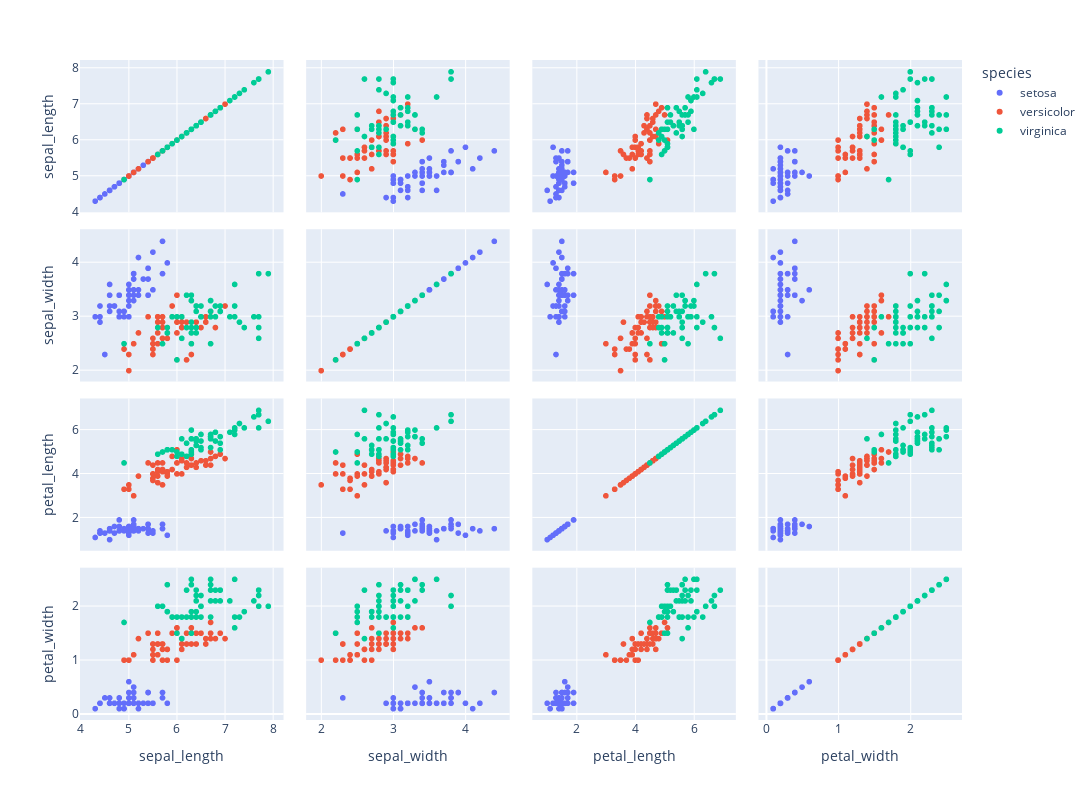

This figure's notebook cell:
### Code cell
fig = px.scatter_matrix(df,dimensions=["sepal_length", "sepal_width", "petal_length", "petal_width"],color="species")
fig.update_layout(
    width=1200,
    height=800
)
fig.show()

### Figure 1 — Plotly figure (JSON) as saved in the notebook; plotly's stock layout.template omitted (floating-point values rounded to 4 significant figures)
{"data": [{"dimensions": [{"axis": {"matches": true}, "label": "sepal_length", "values": [5.1, 4.9, 4.7, 4.6, 5, 5.4, 4.6, 5, 4.4, 4.9, 5.4, 4.8, 4.8, 4.3, 5.8, 5.7, 5.4, 5.1, 5.7, 5.1, 5.4, 5.1, 4.6, 5.1, 4.8, 5, 5, 5.2, 5.2, 4.7, 4.8, 5.4, 5.2, 5.5, 4.9, 5, 5.5, 4.9, 4.4, 5.1, 5, 4.5, 4.4, 5, 5.1, 4.8, 5.1, 4.6, 5.3, 5]}, {"axis": {"matches": true}, "label": "sepal_width", "values": [3.5, 3, 3.2, 3.1, 3.6, 3.9, 3.4, 3.4, 2.9, 3.1, 3.7, 3.4, 3, 3, 4, 4.4, 3.9, 3.5, 3.8, 3.8, 3.4, 3.7, 3.6, 3.3, 3.4, 3, 3.4, 3.5, 3.4, 3.2, 3.1, 3.4, 4.1, 4.2, 3.1, 3.2, 3.5, 3.1, 3, 3.4, 3.5, 2.3, 3.2, 3.5, 3.8, 3, 3.8, 3.2, 3.7, 3.3]}, {"axis": {"matches": true}, "label": "petal_length", "values": [1.4, 1.4, 1.3, 1.5, 1.4, 1.7, 1.4, 1.5, 1.4, 1.5, 1.5, 1.6, 1.4, 1.1, 1.2, 1.5, 1.3, 1.4, 1.7, 1.5, 1.7, 1.5, 1, 1.7, 1.9, 1.6, 1.6, 1.5, 1.4, 1.6, 1.6, 1.5, 1.5, 1.4, 1.5, 1.2, 1.3, 1.5, 1.3, 1.5, 1.3, 1.3, 1.3, 1.6, 1.9, 1.4, 1.6, 1.4, 1.5, 1.4]}, {"axis": {"matches": true}, "label": "petal_width", "values": [0.2, 0.2, 0.2, 0.2, 0.2, 0.4, 0.3, 0.2, 0.2, 0.1, 0.2, 0.2, 0.1, 0.1, 0.2, 0.4, 0.4, 0.3, 0.3, 0.3, 0.2, 0.4, 0.2, 0.5, 0.2, 0.2, 0.4, 0.2, 0.2, 0.2, 0.2, 0.4, 0.1, 0.2, 0.1, 0.2, 0.2, 0.1, 0.2, 0.2, 0.3, 0.3, 0.2, 0.6, 0.4, 0.3, 0.2, 0.2, 0.2, 0.2]}], "hovertemplate": "species=setosa<br>%{xaxis.title.text}=%{x}<br>%{yaxis.title.text}=%{y}<extra></extra>", "legendgroup": "setosa", "marker": {"color": "#636efa", "symbol": "circle"}, "name": "setosa", "showlegend": true, "type": "splom"}, {"dimensions": [{"axis": {"matches": true}, "label": "sepal_length", "values": [7, 6.4, 6.9, 5.5, 6.5, 5.7, 6.3, 4.9, 6.6, 5.2, 5, 5.9, 6, 6.1, 5.6, 6.7, 5.6, 5.8, 6.2, 5.6, 5.9, 6.1, 6.3, 6.1, 6.4, 6.6, 6.8, 6.7, 6, 5.7, 5.5, 5.5, 5.8, 6, 5.4, 6, 6.7, 6.3, 5.6, 5.5, 5.5, 6.1, 5.8, 5, 5.6, 5.7, 5.7, 6.2, 5.1, 5.7]}, {"axis": {"matches": true}, "label": "sepal_width", "values": [3.2, 3.2, 3.1, 2.3, 2.8, 2.8, 3.3, 2.4, 2.9, 2.7, 2, 3, 2.2, 2.9, 2.9, 3.1, 3, 2.7, 2.2, 2.5, 3.2, 2.8, 2.5, 2.8, 2.9, 3, 2.8, 3, 2.9, 2.6, 2.4, 2.4, 2.7, 2.7, 3, 3.4, 3.1, 2.3, 3, 2.5, 2.6, 3, 2.6, 2.3, 2.7, 3, 2.9, 2.9, 2.5, 2.8]}, {"axis": {"matches": true}, "label": "petal_length", "values": [4.7, 4.5, 4.9, 4, 4.6, 4.5, 4.7, 3.3, 4.6, 3.9, 3.5, 4.2, 4, 4.7, 3.6, 4.4, 4.5, 4.1, 4.5, 3.9, 4.8, 4, 4.9, 4.7, 4.3, 4.4, 4.8, 5, 4.5, 3.5, 3.8, 3.7, 3.9, 5.1, 4.5, 4.5, 4.7, 4.4, 4.1, 4, 4.4, 4.6, 4, 3.3, 4.2, 4.2, 4.2, 4.3, 3, 4.1]}, {"axis": {"matches": true}, "label": "petal_width", "values": [1.4, 1.5, 1.5, 1.3, 1.5, 1.3, 1.6, 1, 1.3, 1.4, 1, 1.5, 1, 1.4, 1.3, 1.4, 1.5, 1, 1.5, 1.1, 1.8, 1.3, 1.5, 1.2, 1.3, 1.4, 1.4, 1.7, 1.5, 1, 1.1, 1, 1.2, 1.6, 1.5, 1.6, 1.5, 1.3, 1.3, 1.3, 1.2, 1.4, 1.2, 1, 1.3, 1.2, 1.3, 1.3, 1.1, 1.3]}], "hovertemplate": "species=versicolor<br>%{xaxis.title.text}=%{x}<br>%{yaxis.title.text}=%{y}<extra></extra>", "legendgroup": "versicolor", "marker": {"color": "#EF553B", "symbol": "circle"}, "name": "versicolor", "showlegend": true, "type": "splom"}, {"dimensions": [{"axis": {"matches": true}, "label": "sepal_length", "values": [6.3, 5.8, 7.1, 6.3, 6.5, 7.6, 4.9, 7.3, 6.7, 7.2, 6.5, 6.4, 6.8, 5.7, 5.8, 6.4, 6.5, 7.7, 7.7, 6, 6.9, 5.6, 7.7, 6.3, 6.7, 7.2, 6.2, 6.1, 6.4, 7.2, 7.4, 7.9, 6.4, 6.3, 6.1, 7.7, 6.3, 6.4, 6, 6.9, 6.7, 6.9, 5.8, 6.8, 6.7, 6.7, 6.3, 6.5, 6.2, 5.9]}, {"axis": {"matches": true}, "label": "sepal_width", "values": [3.3, 2.7, 3, 2.9, 3, 3, 2.5, 2.9, 2.5, 3.6, 3.2, 2.7, 3, 2.5, 2.8, 3.2, 3, 3.8, 2.6, 2.2, 3.2, 2.8, 2.8, 2.7, 3.3, 3.2, 2.8, 3, 2.8, 3, 2.8, 3.8, 2.8, 2.8, 2.6, 3, 3.4, 3.1, 3, 3.1, 3.1, 3.1, 2.7, 3.2, 3.3, 3, 2.5, 3, 3.4, 3]}, {"axis": {"matches": true}, "label": "petal_length", "values": [6, 5.1, 5.9, 5.6, 5.8, 6.6, 4.5, 6.3, 5.8, 6.1, 5.1, 5.3, 5.5, 5, 5.1, 5.3, 5.5, 6.7, 6.9, 5, 5.7, 4.9, 6.7, 4.9, 5.7, 6, 4.8, 4.9, 5.6, 5.8, 6.1, 6.4, 5.6, 5.1, 5.6, 6.1, 5.6, 5.5, 4.8, 5.4, 5.6, 5.1, 5.1, 5.9, 5.7, 5.2, 5, 5.2, 5.4, 5.1]}, {"axis": {"matches": true}, "label": "petal_width", "values": [2.5, 1.9, 2.1, 1.8, 2.2, 2.1, 1.7, 1.8, 1.8, 2.5, 2, 1.9, 2.1, 2, 2.4, 2.3, 1.8, 2.2, 2.3, 1.5, 2.3, 2, 2, 1.8, 2.1, 1.8, 1.8, 1.8, 2.1, 1.6, 1.9, 2, 2.2, 1.5, 1.4, 2.3, 2.4, 1.8, 1.8, 2.1, 2.4, 2.3, 1.9, 2.3, 2.5, 2.3, 1.9, 2, 2.3, 1.8]}], "hovertemplate": "species=virginica<br>%{xaxis.title.text}=%{x}<br>%{yaxis.title.text}=%{y}<extra></extra>", "legendgroup": "virginica", "marker": {"color": "#00cc96", "symbol": "circle"}, "name": "virginica", "showlegend": true, "type": "splom"}], "layout": {"dragmode": "select", "height": 800, "legend": {"title": {"text": "species"}, "tracegroupgap": 0}, "margin": {"t": 60}, "width": 1200}}
